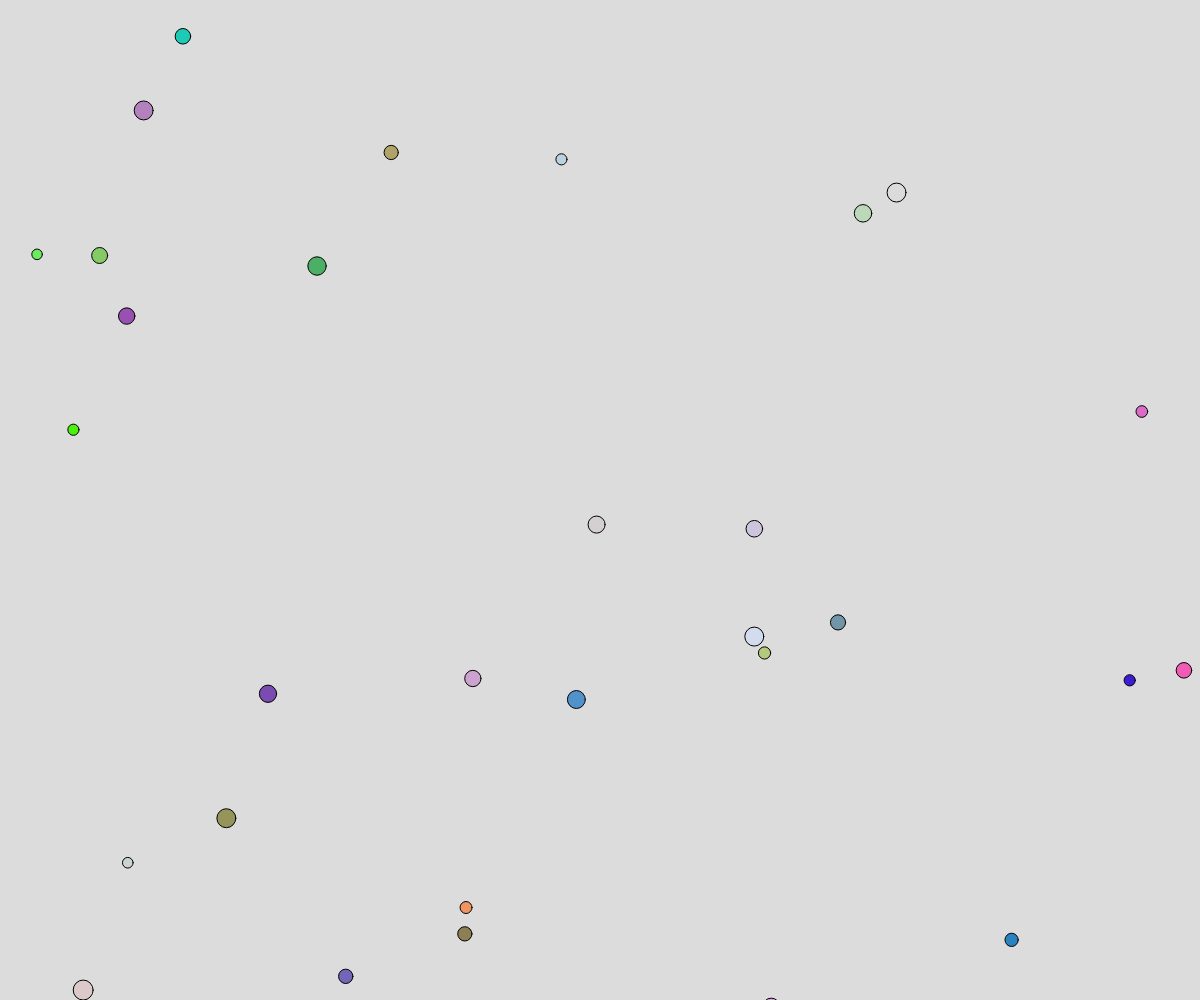
Frame 1 (no input)
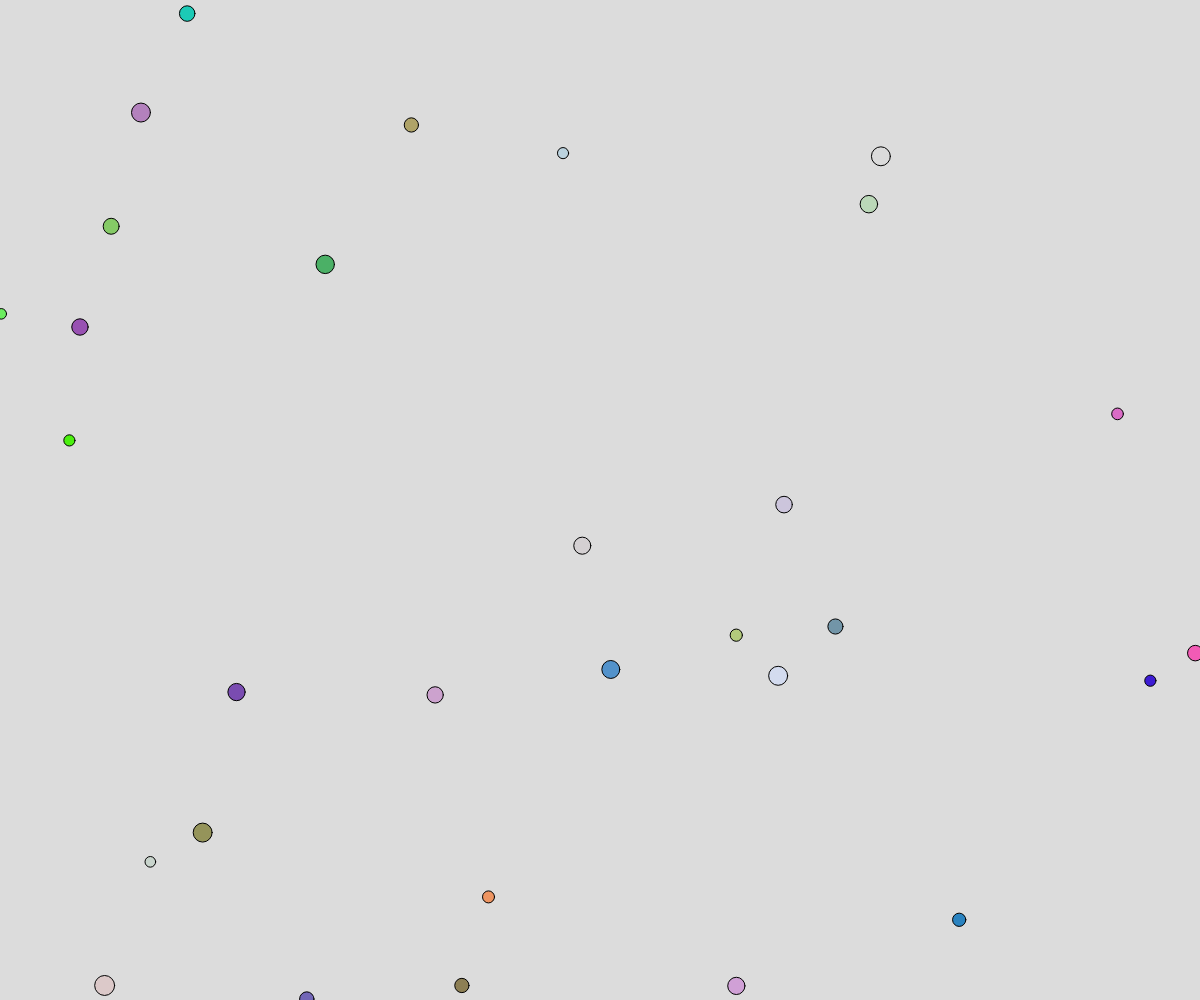
Frame 60 (no input)
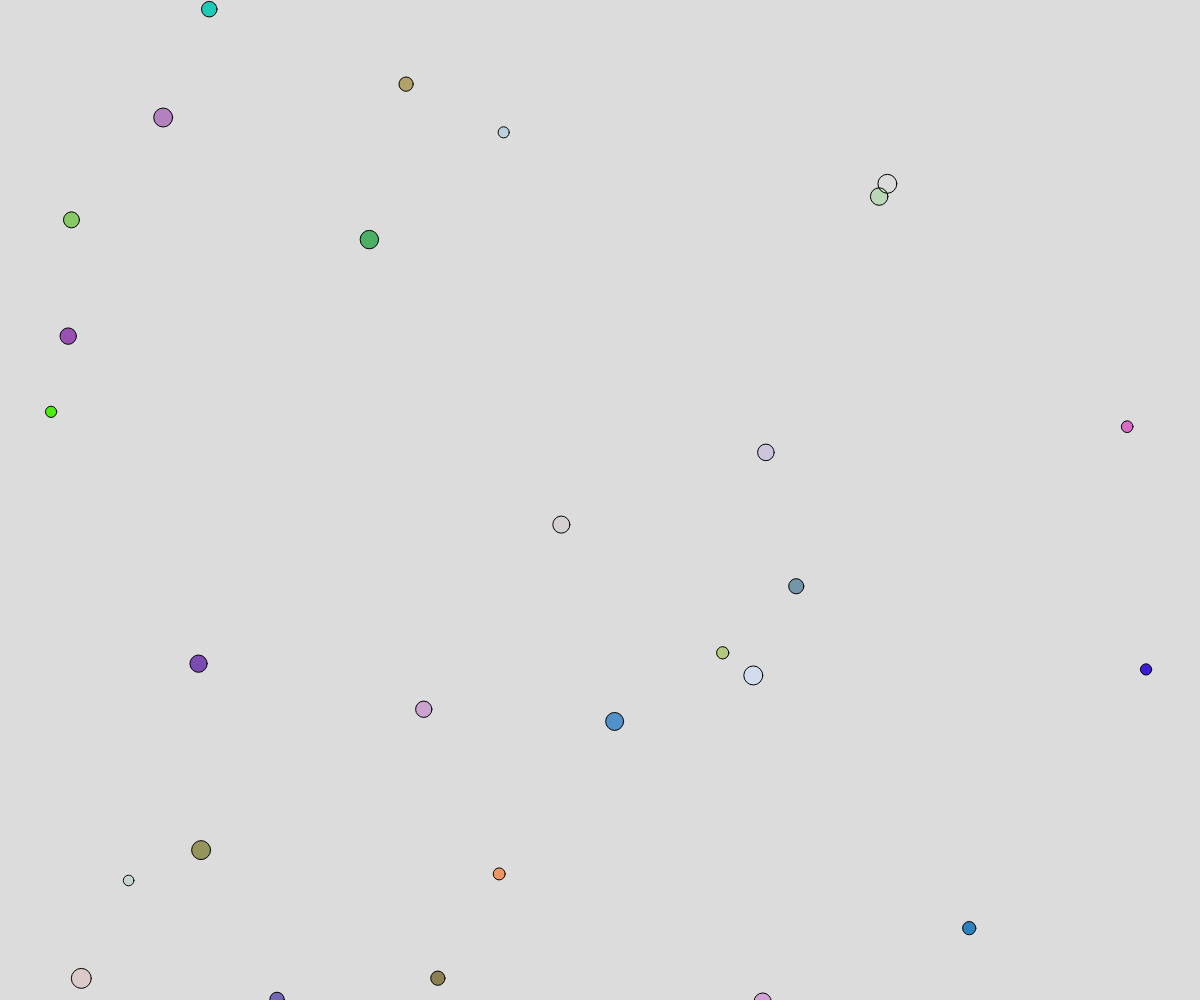
Frame 120 (the mouse pressed at the canvas centre since frame 60)

The p5.js sketch that drew these frames (run headless with seeded random() and noise() and a simulated clock; from frame 60 on, the mouse is pressed at the canvas centre):

// p5.js sketch
// ── sketch.js
// Ballscene
// Roland RFD
// 9/20/2021

let ballArray = [];

function setup() {
  createCanvas(windowWidth, windowHeight);

  for (let index = 0; index < 30; index++) {
    let newBall = {
      x: random(width),
      y: random(height),
      radius: random(5,10),
      ballColor: color(random(255), random(255), random(255), random(255)),
      dx: random(5, 10),
      dy: random(5, 10),
    };
    ballArray.push(newBall);
  }
    
}


function draw() {
  background(220);
  moveBall();
  displayBall();
}

function moveBall(){
  for (let theBall of ballArray) {
    theBall.x += theBall.dx;
    theBall.y += theBall.dy;
    theBall.dx = random(-5, 5);
    theBall.dy = random(-5, 5);
    
  }
}

function displayBall() {
  for (let ball of ballArray) {
    fill(ball.ballColor);
    circle(ball.x, ball.y, ball.radius *2);
  }
}
